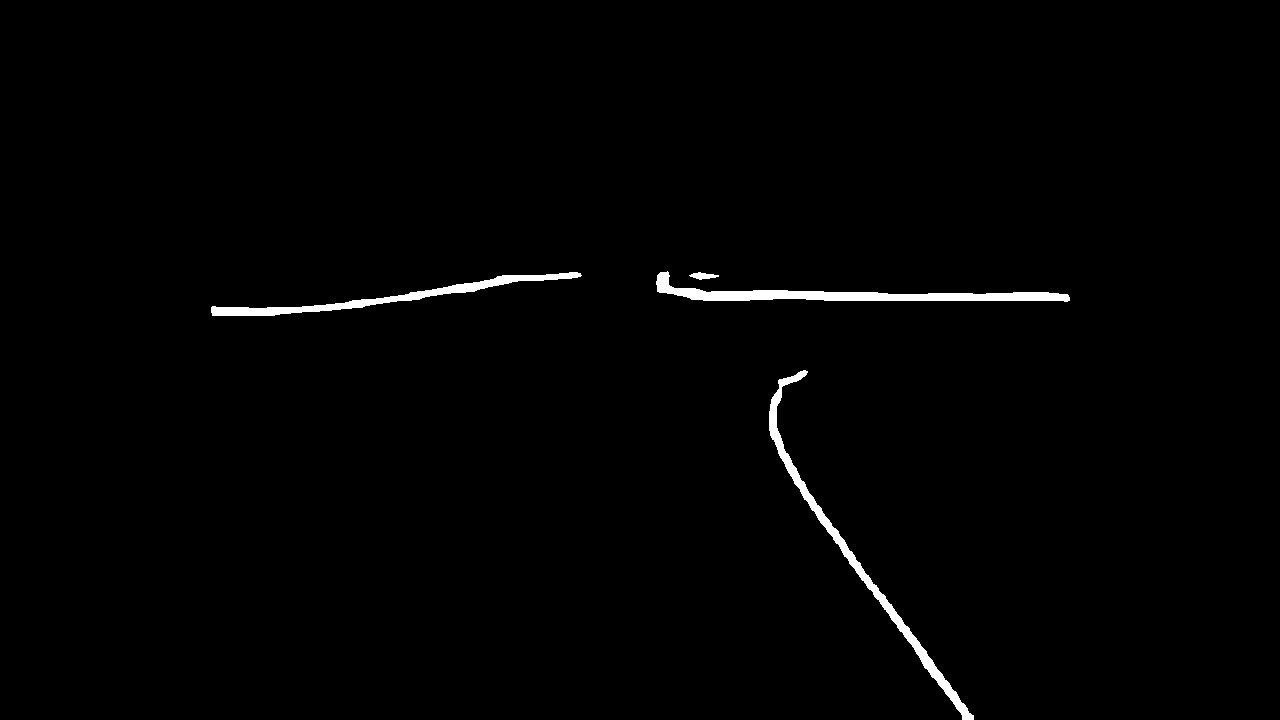
#> input picture im.png, 1280 x 720 px
$ python -i main.py   (imports and definitions only)
#> lines starting #> are read from the running program, lines starting #| are printed output that depends on the picture; after the words box and inside, x2 and y2 are one past the last pixel; in counts of white or black regions, pixels touching at a corner belong together
#> further down, picture is the input picture: shape (720, 1280, 3); 1.1% white; 4 white regions, box (x1, y1, x2, y2) and area: (656, 271, 1070, 302) 3699, (769, 370, 974, 720) 3459, (211, 272, 582, 316) 2702, (689, 272, 719, 280) 138
import argparse
import cv2
import numpy as np
import os

def process_image(image):
    # Dilate and erode to eliminate noise and connect intermittent lane lines
    kernel_size = 8
    kernel = cv2.getStructuringElement(cv2.MORPH_RECT, (kernel_size, kernel_size))
    image = cv2.dilate(image, kernel, iterations=5)
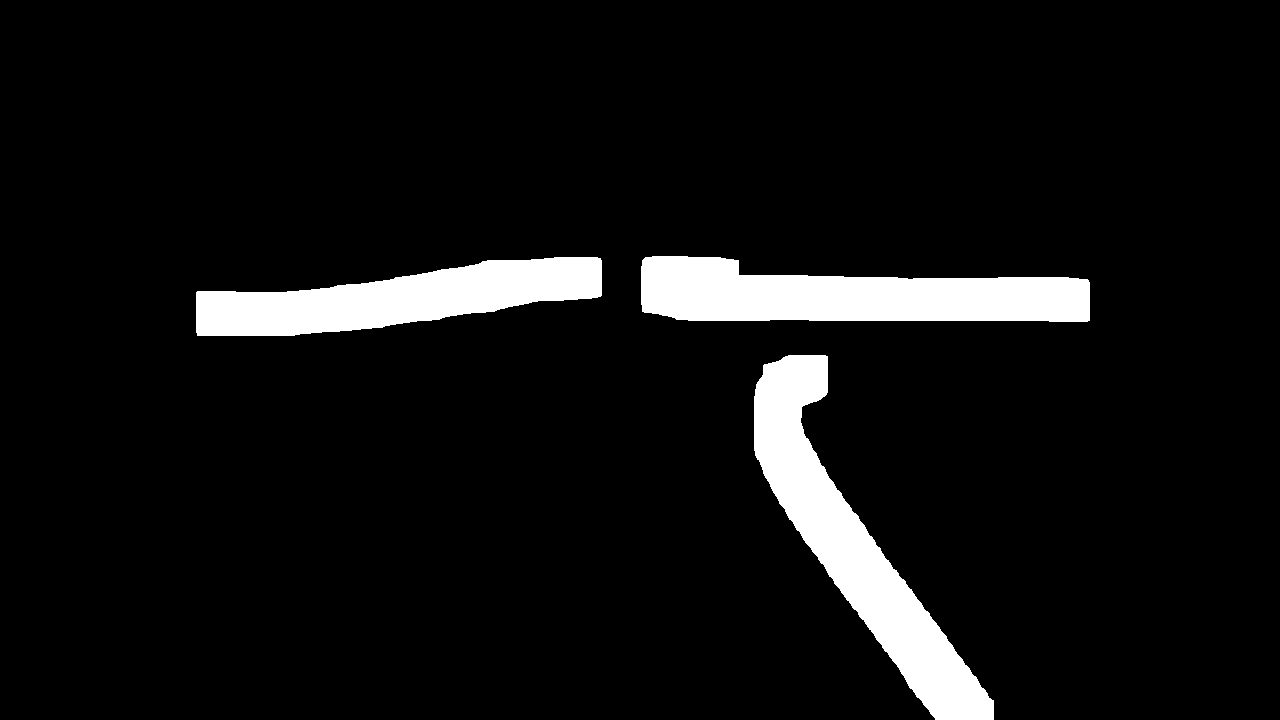
#> image: shape (720, 1280, 3); 7% white; 3 white regions, box (x1, y1, x2, y2) and area: (754, 355, 994, 720) 24143, (641, 256, 1090, 322) 21500, (196, 257, 602, 336) 18505
    image = cv2.erode(image, kernel, iterations=5)
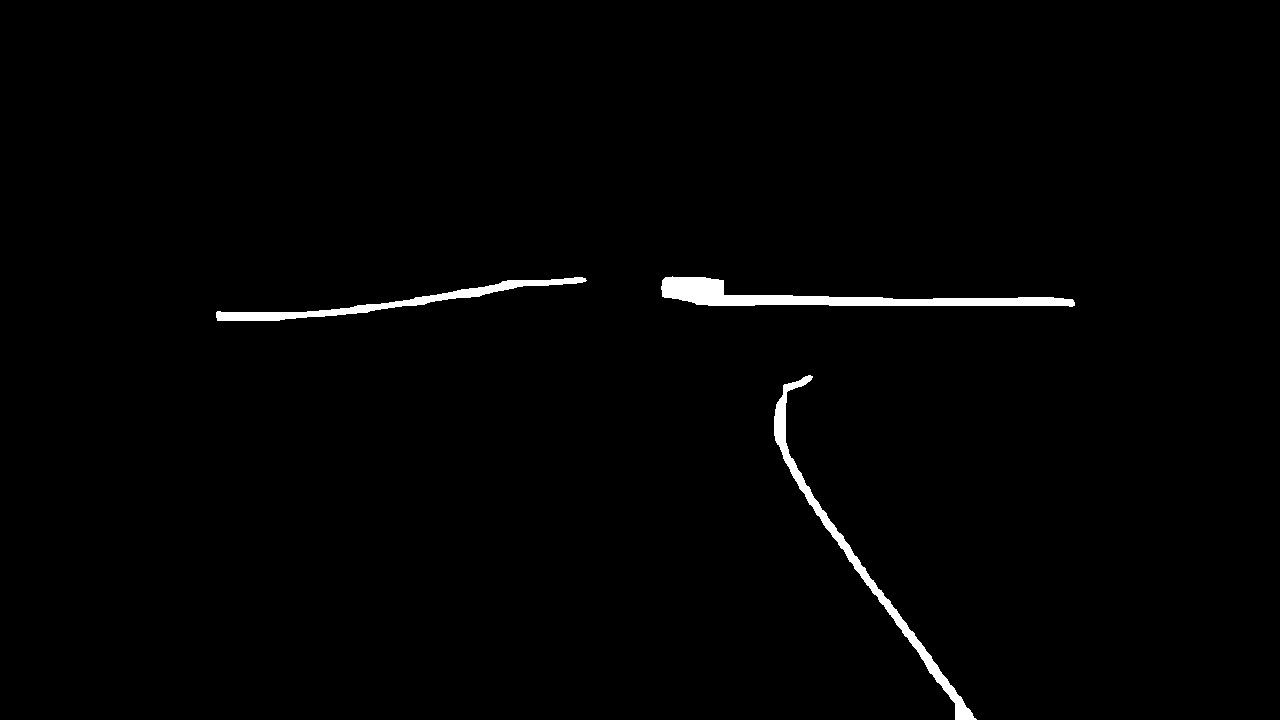
#> image: shape (720, 1280, 3); 1.2% white; 3 white regions, box (x1, y1, x2, y2) and area: (661, 276, 1075, 307) 4595, (774, 375, 977, 720) 3608, (216, 277, 587, 321) 2720

    # Find contours in the image
#> (the run stopped early here; a loop or call above may not have finished)
